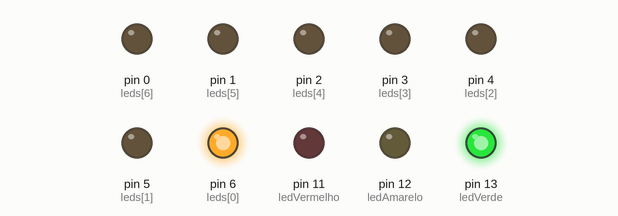
Simulated run of this sketch. Board: Arduino Uno, built with avr-gcc and run on an emulated ATmega328P. Shown: output pins drawn as LEDs (lit = HIGH). Random numbers use the default seed unless the sketch sets one.

Above: at 0.1 s.
At 6.6 s:
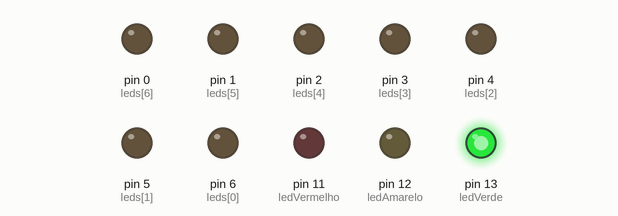
At 13.6 s:
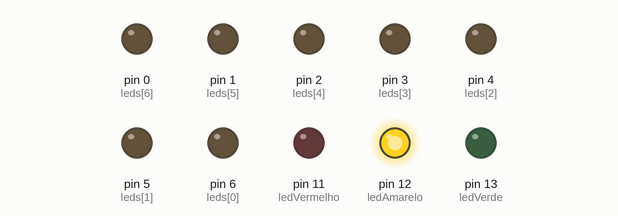
At 20.1 s:
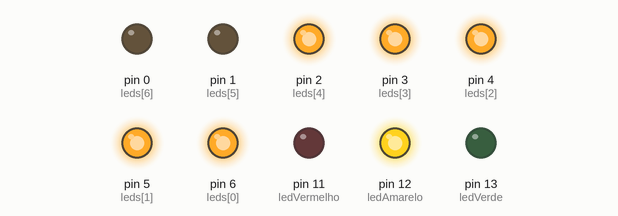
At 27.1 s:
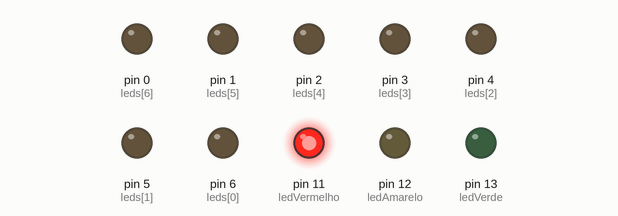
At 37.1 s:
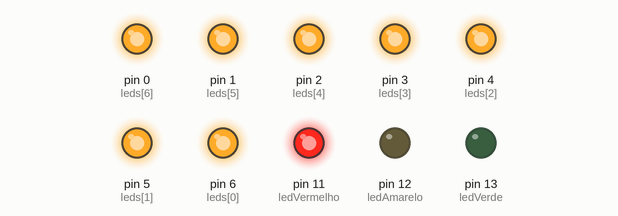
Timing chart, 0 to 38.6 s (numbered marks = the images above):
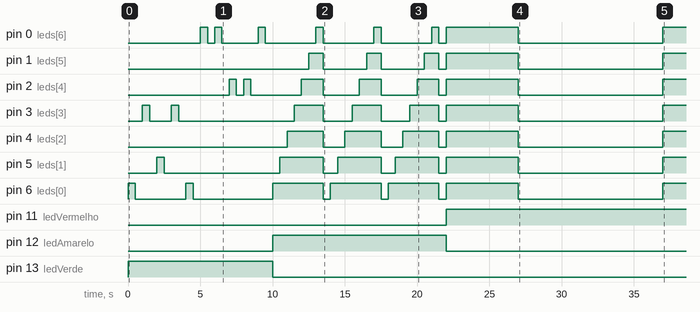

The sketch:

exc1.ino
```cpp
// C++ code
//


// Leds Primários
const int ledVerde = 13;
const int ledAmarelo = 12;
const int ledVermelho = 11;


const int DELAY_BLINK = 500;

// Leds Secundários
const int leds[] = {6, 5, 4, 3, 2, 1, 0};
const int numLeds = 7;

void setup() {

  pinMode(ledVerde, OUTPUT);
  pinMode(ledAmarelo, OUTPUT);
  pinMode(ledVermelho, OUTPUT);
  for (int i = 0; i < numLeds; i++) {
    pinMode(leds[i], OUTPUT);
  }
}


void loop() {

  // inicializa o gerador de números aleatórios.
  // um pino analógico desconectado irá retornar um
  // valor aleatório de tensão em analogRead()
randomSeed(analogRead(0));

  //for para repetição do led verde
  for (int i = 0; i < 10; i++){
    digitalWrite(13, HIGH);
    int led = random(0, numLeds);
    digitalWrite(leds[led], HIGH);
    delay(DELAY_BLINK);
    digitalWrite(leds[led], LOW);
    delay(DELAY_BLINK);
}
digitalWrite(13, LOW);

   //for para repetição do led amarelo
   for (int i = 0; i < 3; i++) {

    digitalWrite(12, HIGH);

    for (int j = 0; j < numLeds; j++) {
      digitalWrite(leds[j], HIGH);
      delay(500);
    }

    for (int j = 0; j < numLeds; j++) {
      digitalWrite(leds[j], LOW);
    }
     delay(500);
   }

  digitalWrite(12, LOW);

    //for para repetição do led vermelho
  for (int i = 0; i < 1; i++) {

    digitalWrite(ledVermelho, HIGH);

    for (int j = 0; j < 3; j++) {

      for (int k = 0; k < numLeds; k++) {
        digitalWrite(leds[k], HIGH);
      }

      delay(5000);

      for (int k = 0; k < numLeds; k++) {
        digitalWrite(leds[k], LOW);
      }
      delay(10000);
    }
  }
  digitalWrite(ledVermelho, LOW);
  delay(1000);
}
```

Measured:
- by itself, pin 0 (leds[6]): LOW → HIGH at 5.0 s, → LOW 0.50 s later, → HIGH 0.50 s later, → LOW 0.50 s later, … (15 changes in this stretch)
- by itself, pin 1 (leds[5]): LOW → HIGH at 12.5 s, → LOW 1.0 s later, → HIGH 3.0 s later, → LOW 1.0 s later, … (9 changes in this stretch)
- by itself, pin 2 (leds[4]): LOW → HIGH at 7.0 s, → LOW 0.50 s later, → HIGH 0.50 s later, → LOW 0.50 s later, … (13 changes in this stretch)
- by itself, pin 3 (leds[3]): LOW → HIGH at 1.0 s, → LOW 0.50 s later, → HIGH 1.5 s later, → LOW 0.50 s later, … (13 changes in this stretch)
- by itself, pin 4 (leds[2]): LOW → HIGH at 11.0 s, → LOW 2.5 s later, → HIGH 1.5 s later, → LOW 2.5 s later, … (9 changes in this stretch)
- by itself, pin 5 (leds[1]): LOW → HIGH at 2.0 s, → LOW 0.50 s later, → HIGH 8.0 s later, → LOW 3.0 s later, … (11 changes in this stretch)
- by itself, pin 6 (leds[0]): LOW → HIGH at 0.00 s, → LOW 0.50 s later, → HIGH 3.5 s later, → LOW 0.50 s later, … (13 changes in this stretch)
- by itself, pin 11 (ledVermelho): LOW → HIGH at 22.0 s
